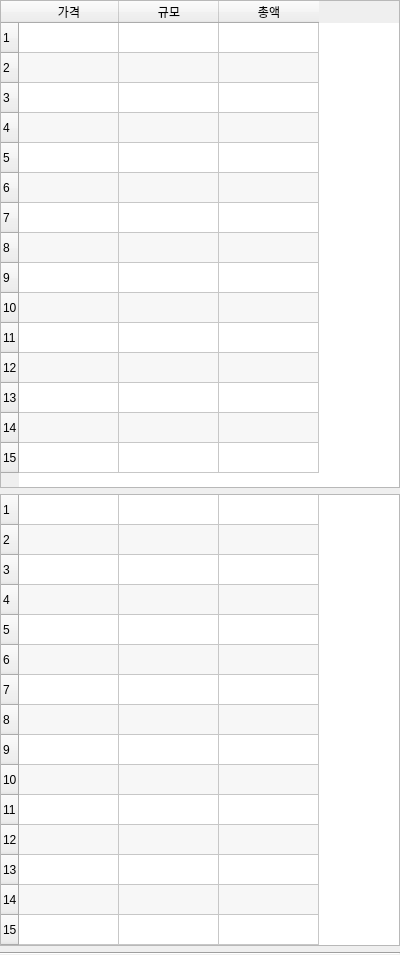
<?xml version="1.0" encoding="UTF-8"?>
<ui version="4.0">
 <class>Form</class>
 <widget class="QWidget" name="Form">
  <property name="geometry">
   <rect>
    <x>0</x>
    <y>0</y>
    <width>400</width>
    <height>942</height>
   </rect>
  </property>
  <property name="minimumSize">
   <size>
    <width>400</width>
    <height>0</height>
   </size>
  </property>
  <property name="windowTitle">
   <string>Form</string>
  </property>
  <layout class="QVBoxLayout" name="verticalLayout">
   <property name="leftMargin">
    <number>0</number>
   </property>
   <property name="topMargin">
    <number>0</number>
   </property>
   <property name="rightMargin">
    <number>0</number>
   </property>
   <property name="bottomMargin">
    <number>0</number>
   </property>
   <item>
    <widget class="QTableWidget" name="tableAsks">
     <property name="sizePolicy">
      <sizepolicy hsizetype="Minimum" vsizetype="Minimum">
       <horstretch>0</horstretch>
       <verstretch>0</verstretch>
      </sizepolicy>
     </property>
     <property name="verticalScrollBarPolicy">
      <enum>Qt::ScrollBarAlwaysOff</enum>
     </property>
     <property name="sizeAdjustPolicy">
      <enum>QAbstractScrollArea::AdjustToContents</enum>
     </property>
     <property name="editTriggers">
      <set>QAbstractItemView::NoEditTriggers</set>
     </property>
     <property name="tabKeyNavigation">
      <bool>false</bool>
     </property>
     <property name="showDropIndicator" stdset="0">
      <bool>false</bool>
     </property>
     <property name="dragDropOverwriteMode">
      <bool>false</bool>
     </property>
     <property name="alternatingRowColors">
      <bool>true</bool>
     </property>
     <property name="rowCount">
      <number>15</number>
     </property>
     <property name="columnCount">
      <number>3</number>
     </property>
     <row>
      <property name="text">
       <string>1</string>
      </property>
     </row>
     <row>
      <property name="text">
       <string>2</string>
      </property>
     </row>
     <row>
      <property name="text">
       <string>3</string>
      </property>
     </row>
     <row>
      <property name="text">
       <string>4</string>
      </property>
     </row>
     <row>
      <property name="text">
       <string>5</string>
      </property>
     </row>
     <row/>
     <row/>
     <row/>
     <row/>
     <row/>
     <row/>
     <row/>
     <row/>
     <row/>
     <row/>
     <column>
      <property name="text">
       <string>가격</string>
      </property>
     </column>
     <column>
      <property name="text">
       <string>규모</string>
      </property>
     </column>
     <column>
      <property name="text">
       <string>총액</string>
      </property>
     </column>
     <item row="0" column="0">
      <property name="text">
       <string/>
      </property>
     </item>
    </widget>
   </item>
   <item>
    <widget class="QTableWidget" name="tableBids">
     <property name="sizePolicy">
      <sizepolicy hsizetype="Minimum" vsizetype="Minimum">
       <horstretch>0</horstretch>
       <verstretch>0</verstretch>
      </sizepolicy>
     </property>
     <property name="verticalScrollBarPolicy">
      <enum>Qt::ScrollBarAlwaysOff</enum>
     </property>
     <property name="horizontalScrollBarPolicy">
      <enum>Qt::ScrollBarAlwaysOff</enum>
     </property>
     <property name="sizeAdjustPolicy">
      <enum>QAbstractScrollArea::AdjustToContents</enum>
     </property>
     <property name="editTriggers">
      <set>QAbstractItemView::NoEditTriggers</set>
     </property>
     <property name="tabKeyNavigation">
      <bool>false</bool>
     </property>
     <property name="showDropIndicator" stdset="0">
      <bool>false</bool>
     </property>
     <property name="dragDropOverwriteMode">
      <bool>false</bool>
     </property>
     <property name="alternatingRowColors">
      <bool>true</bool>
     </property>
     <property name="rowCount">
      <number>15</number>
     </property>
     <property name="columnCount">
      <number>3</number>
     </property>
     <attribute name="horizontalHeaderVisible">
      <bool>false</bool>
     </attribute>
     <row>
      <property name="text">
       <string>1</string>
      </property>
     </row>
     <row>
      <property name="text">
       <string>2</string>
      </property>
     </row>
     <row>
      <property name="text">
       <string>3</string>
      </property>
     </row>
     <row>
      <property name="text">
       <string>4</string>
      </property>
     </row>
     <row>
      <property name="text">
       <string>5</string>
      </property>
     </row>
     <row/>
     <row/>
     <row/>
     <row/>
     <row/>
     <row/>
     <row/>
     <row/>
     <row/>
     <row/>
     <column/>
     <column/>
     <column/>
    </widget>
   </item>
   <item>
    <widget class="Line" name="line">
     <property name="orientation">
      <enum>Qt::Horizontal</enum>
     </property>
    </widget>
   </item>
  </layout>
 </widget>
 <resources/>
 <connections/>
</ui>
